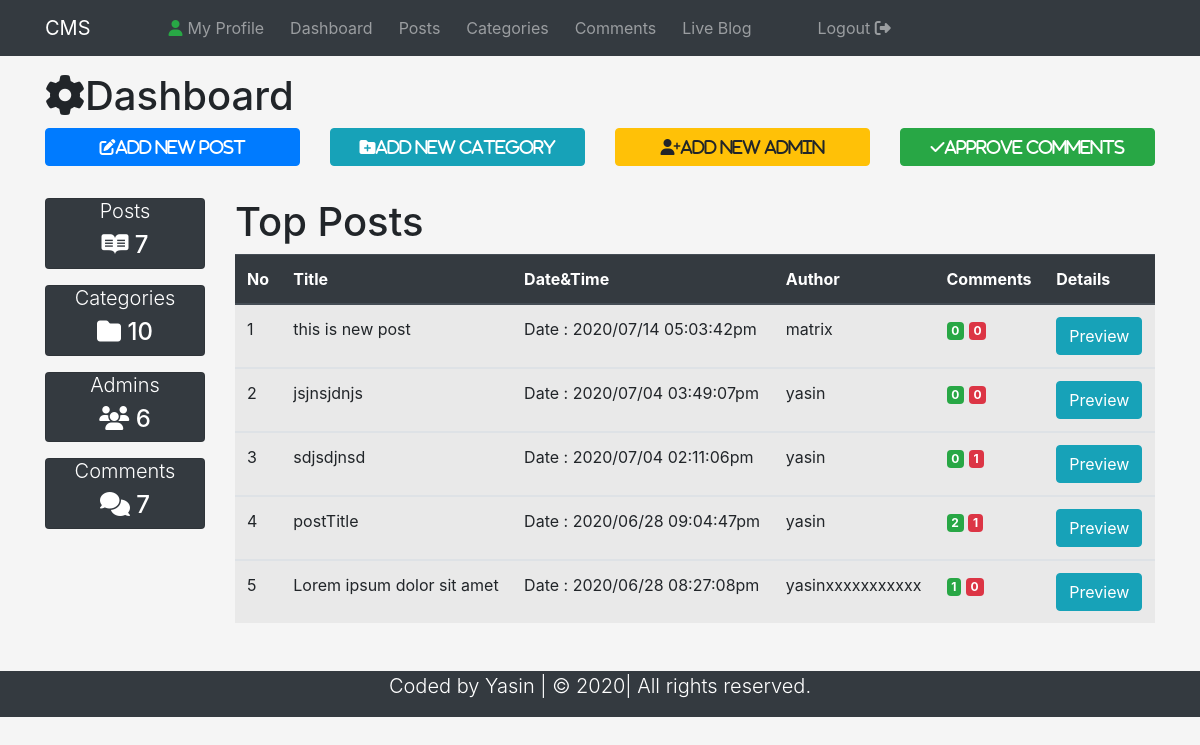
The app's page /dashboard.php (signed in) with its own data.
### tables this page shows
CREATE TABLE `post` (
  `id` int(11) NOT NULL,
  `date` varchar(50) NOT NULL,
  `title` varchar(50) NOT NULL,
  `category` varchar(50) NOT NULL,
  `author` varchar(50) NOT NULL,
  `image` varchar(50) NOT NULL,
  `post` varchar(500) NOT NULL
);

### dashboard.php (the view, shortened to what this page needs)
<!DOCTYPE html>
<html lang="en">
<head>
    <link rel="stylesheet" href="https://stackpath.bootstrapcdn.com/bootstrap/4.5.0/css/bootstrap.min.css"
>
    <link rel="stylesheet" href="CSS/style.css" type="text/css">
</head>
<body>
<nav class="navbar navbar-expand-lg navbar-dark bg-dark">
    <div class="container">
        <a class="navbar-brand " href="dashboard.php" style="margin-right: 70px;">CMS</a>
        <div class="collapse navbar-collapse" id="navbar-collapseCMS">
            <ul class="navbar-nav">
                <li class="nav-item">
                    <a href="myprofile.php" class="nav-link" style="margin-right: 10px;"><i
                                class="fas fa-user text-success" style="margin-right:5px;"></i>My Profile</a>
                </li>
                <li class="nav-item">
                    <a href="dashboard.php" class="nav-link" style="margin-right: 10px;">Dashboard</a>
                </li>
                <li class="nav-item">
                    <a href="posts.php" class="nav-link" style="margin-right: 10px;">Posts</a>
                </li>
                <li class="nav-item">
                    <a href="categories.php" class="nav-link" style="margin-right: 10px;">Categories</a>
                </li>
                <li class="nav-item">
                    <a href="comments.php" class="nav-link" style="margin-right: 10px;">Comments</a>
                </li>
                <li class="nav-item">
                    <a href="blog.php?page=1" class="nav-link">Live Blog</a>
                </li>
            </ul>
            <ul class="navbar-nav">
                <li class="nav-item">
                    <a href="logout.php" class="nav-link" style="margin-left: 50px;">Logout <i
                                class="fas fa-sign-out-alt"></i></a>
                </li>
            </ul>
        </div>
    </div>
</nav>
<header class=" py-3">
    <div class="container">
        <div class="row">
            <div class="col-md-12">
                <h1><i class="fas fa-cog"></i>Dashboard</h1>
            </div>
            <div class="col-lg-3 mb-2">
                <a href="addNewPost.php" class="btn btn-primary btn-block">
                    <i class="fas fa-edit">Add New post</i>
                </a>
            </div>
            <div class="col-lg-3 mb-2">
                <a href="categories.php" class="btn btn-info btn-block">
                    <i class="fas fa-folder-plus">Add New Category</i>
                </a>
            </div>
            <div class="col-lg-3 mb-2">
                <a href="admins.php" class="btn btn-warning btn-block">
                    <i class="fas fa-user-plus">Add New Admin</i>
                </a>
            </div>
            <div class="col-lg-3 mb-2">
                <a href="comments.php" class="btn btn-success btn-block">
                    <i class="fas fa-check">Approve Comments</i>
                </a>
            </div>
        </div>
    </div>
</header>
<section class="container py-2 mb-4">
    <div class="row">
        <div class="col-lg-2 d-none d-md-block">
            <div class="card text-center bg-dark text-white mb-3">
                <h1 class="lead">Posts</h1>
                <h4 class="display-5">
                    <i class=" fab fa-readme "></i>
                </h4>
            </div>
            <div class="card text-center bg-dark text-white mb-3">
                <h1 class="lead">Categories</h1>
                <h4 class="display-5">
                    <i class=" fas fa-folder "></i>
                </h4>
            </div>
            <div class="card text-center bg-dark text-white mb-3">
                <h1 class="lead">Admins</h1>
                <h4 class="display-5">
                    <i class=" fas fa-users "></i>
                </h4>
            </div>
            <div class="card text-center bg-dark text-white mb-3">
                <h1 class="lead">Comments</h1>
                <h4 class="display-5">
                    <i class=" fas fa-comments "></i>
                </h4>
            </div>
        </div>
        <div class="col-lg-10">
            <h1>Top Posts</h1>
            <table class="table table-striped table-hover">
                <thead class="thead-dark">
                <tr>
                    <th>No</th>
                    <th>Title</th>
                    <th>Date&Time</th>
                    <th>Author</th>
                    <th>Comments</th>
                    <th>Details</th>
                </tr>
                </thead>
                <?php
                $count = 0;
                global $db;
                $sql = "SELECT * FROM post ORDER BY id desc LIMIT 0,5";
                $stmt = $db->query($sql);
                while ($dataRows = $stmt->fetch()) {
                    $title = $dataRows["title"];
                    $dateTime = $dataRows["date"];
                    $author = $dataRows["author"];
                    $postId = $dataRows["id"];
                    $count++; ?>
                    <tbody>
                    <tr>
                        <td><?php echo $count; ?></td>
                        <td><?php echo $title; ?></td>
                        <td><?php echo $dateTime; ?></td>
                        <td><?php echo $author; ?></td>
                        <td>
                  <span class="badge badge-success">
                    <?php
                    global $db;
                    $approveSql = "SELECT COUNT(*) FROM comment WHERE post_id='$postId' AND status='on' ";
                    $approveStmt = $db->query($approveSql);
                    $approveTotal = $approveStmt->fetch();
                    $approveTotal = array_shift($approveTotal);
                    echo $approveTotal; ?>
                  </span>
                            <span class="badge badge-danger">
                    <?php
                    global $db;
                    $disApproveSql = "SELECT COUNT(*) FROM comment WHERE post_id='$postId' AND status='off' ";
                    $disApproveStmt = $db->query($disApproveSql);
                    $disApproveTotal = $disApproveStmt->fetch();
                    $disApproveTotal = array_shift($disApproveTotal);
                    echo $disApproveTotal; ?>
                  </span>
                        </td>
                        <td>
                            <a target="_blank" href="fullpost.php?id=<?php echo $postId; ?>">
                                <span class="btn btn-info">Preview</span>
                            </a>
                        </td>
                    </tr>
                    </tbody>
                <?php
                } ?>
            </table>
        </div>
    </div>
</section>
<footer class="bg-dark text-white">
    <div class="container">
        <div class="row">
            <div class="col">
                <p class="lead text-center" style="text-align: center;">
                    Coded by Yasin | &copy; 2020| All rights reserved.
                </p>
            </div>
        </div>
    </div>
</footer>
</body>
</html>

### CSS/style.css (style rules this page uses)
body { background-color: whitesmoke; }

### records on screen
post: title "this is new post", date "Date : 2020/07/14 05:03:42pm", author "matrix", approveTotal "0", disApproveTotal "0"
post: title "jsjnsjdnjs", date "Date : 2020/07/04 03:49:07pm", author "yasin", approveTotal "0", disApproveTotal "0"
post: title "sdjsdjnsd", date "Date : 2020/07/04 02:11:06pm", author "yasin", approveTotal "0", disApproveTotal "1"
post: title "postTitle", date "Date : 2020/06/28 09:04:47pm", author "yasin", approveTotal "2", disApproveTotal "1"
post: title "Lorem ipsum dolor sit amet", date "Date : 2020/06/28 08:27:08pm", author "yasinxxxxxxxxxxx", approveTotal "1", disApproveTotal "0"

### other values on screen
$total "7"
$totalRows "10"
$totalRows "6"
$totalRows "7"
